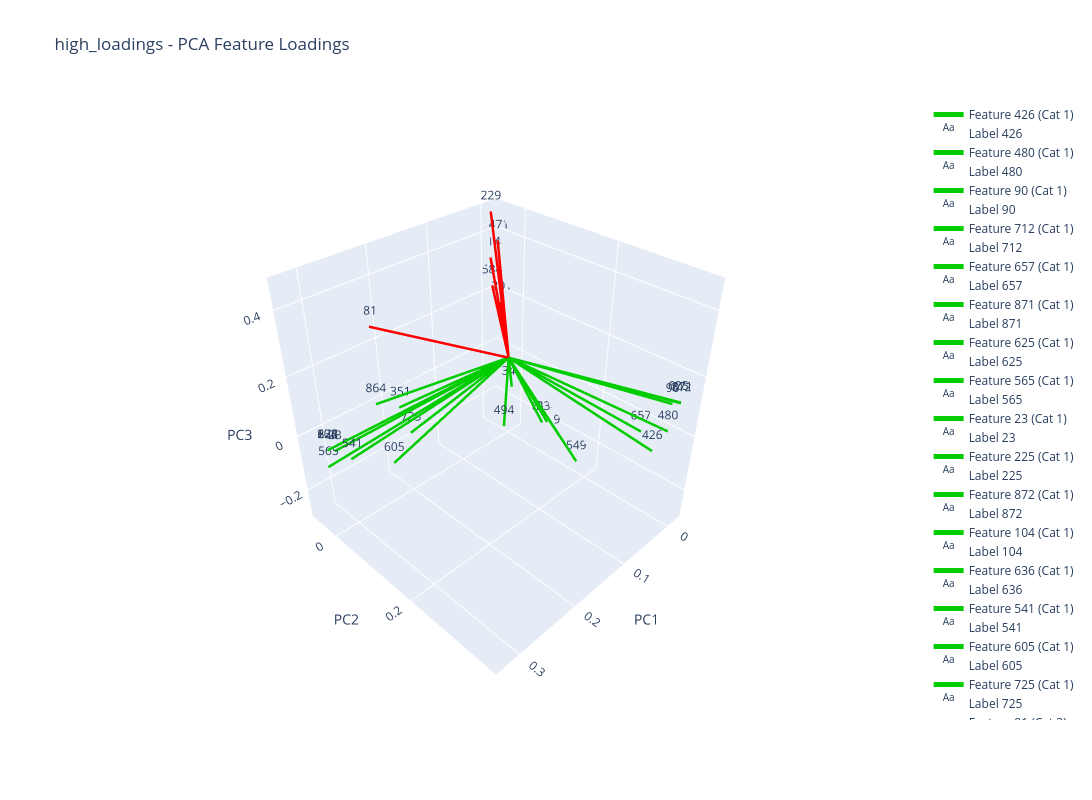

Notebook code cell kept with this figure:
### Markdown cell above
## 15.10 high_loadings 3D visualisation

### Code cell
# From the loadings dataframe:high_loadings
plot_pca_feature_loadings(high_loadings, results_high_loadings_Loadings['high_loadings_loadings_df'],
                                                analysis_results_high_loadings,"high_loadings", plot_3d=True)

### Figure 1 — Plotly figure (JSON) as saved in the notebook; plotly's stock layout.template omitted (floating-point values rounded to 4 significant figures)
{"data": [{"line": {"color": "#00CC00", "width": 5}, "mode": "lines", "name": "Feature 426 (Cat 1)", "type": "scatter3d", "x": [0, 0.002418], "y": [0, 0.3379], "z": [0, -0.06208]}, {"mode": "text", "name": "Label 426", "text": ["426"], "textposition": "top center", "type": "scatter3d", "x": [0.002418], "y": [0.3379], "z": [-0.06208]}, {"line": {"color": "#00CC00", "width": 5}, "mode": "lines", "name": "Feature 480 (Cat 1)", "type": "scatter3d", "x": [0, -0.007584], "y": [0, 0.3539], "z": [0, 0.01245]}, {"mode": "text", "name": "Label 480", "text": ["480"], "textposition": "top center", "type": "scatter3d", "x": [-0.007584], "y": [0.3539], "z": [0.01245]}, {"line": {"color": "#00CC00", "width": 5}, "mode": "lines", "name": "Feature 90 (Cat 1)", "type": "scatter3d", "x": [0, 0.005636], "y": [0, 0.3634], "z": [0, 0.1288]}, {"mode": "text", "name": "Label 90", "text": ["90"], "textposition": "top center", "type": "scatter3d", "x": [0.005636], "y": [0.3634], "z": [0.1288]}, {"line": {"color": "#00CC00", "width": 5}, "mode": "lines", "name": "Feature 712 (Cat 1)", "type": "scatter3d", "x": [0, 0.001479], "y": [0, 0.3747], "z": [0, 0.1365]}, {"mode": "text", "name": "Label 712", "text": ["712"], "textposition": "top center", "type": "scatter3d", "x": [0.001479], "y": [0.3747], "z": [0.1365]}, {"line": {"color": "#00CC00", "width": 5}, "mode": "lines", "name": "Feature 657 (Cat 1)", "type": "scatter3d", "x": [0, -0.01097], "y": [0, 0.3014], "z": [0, -0.04029]}, {"mode": "text", "name": "Label 657", "text": ["657"], "textposition": "top center", "type": "scatter3d", "x": [-0.01097], "y": [0.3014], "z": [-0.04029]}, {"line": {"color": "#00CC00", "width": 5}, "mode": "lines", "name": "Feature 871 (Cat 1)", "type": "scatter3d", "x": [0, 0.0008129], "y": [0, 0.3744], "z": [0, 0.1374]}, {"mode": "text", "name": "Label 871", "text": ["871"], "textposition": "top center", "type": "scatter3d", "x": [0.0008129], "y": [0.3744], "z": [0.1374]}, {"line": {"color": "#00CC00", "width": 5}, "mode": "lines", "name": "Feature 625 (Cat 1)", "type": "scatter3d", "x": [0, -0.0002862], "y": [0, 0.3686], "z": [0, 0.1339]}, {"mode": "text", "name": "Label 625", "text": ["625"], "textposition": "top center", "type": "scatter3d", "x": [-0.0002862], "y": [0.3686], "z": [0.1339]}, {"line": {"color": "#00CC00", "width": 5}, "mode": "lines", "name": "Feature 565 (Cat 1)", "type": "scatter3d", "x": [0, 0.3279], "y": [0, -0.0119], "z": [0, -0.06555]}, {"mode": "text", "name": "Label 565", "text": ["565"], "textposition": "top center", "type": "scatter3d", "x": [0.3279], "y": [-0.0119], "z": [-0.06555]}, {"line": {"color": "#00CC00", "width": 5}, "mode": "lines", "name": "Feature 23 (Cat 1)", "type": "scatter3d", "x": [0, 0.3103], "y": [0, -0.02234], "z": [0, -0.03976]}, {"mode": "text", "name": "Label 23", "text": ["23"], "textposition": "top center", "type": "scatter3d", "x": [0.3103], "y": [-0.02234], "z": [-0.03976]}, {"line": {"color": "#00CC00", "width": 5}, "mode": "lines", "name": "Feature 225 (Cat 1)", "type": "scatter3d", "x": [0, 0.3267], "y": [0, -0.007934], "z": [0, -0.002483]}, {"mode": "text", "name": "Label 225", "text": ["225"], "textposition": "top center", "type": "scatter3d", "x": [0.3267], "y": [-0.007934], "z": [-0.002483]}, {"line": {"color": "#00CC00", "width": 5}, "mode": "lines", "name": "Feature 872 (Cat 1)", "type": "scatter3d", "x": [0, 0.3267], "y": [0, -0.007934], "z": [0, -0.002483]}, {"mode": "text", "name": "Label 872", "text": ["872"], "textposition": "top center", "type": "scatter3d", "x": [0.3267], "y": [-0.007934], "z": [-0.002483]}, {"line": {"color": "#00CC00", "width": 5}, "mode": "lines", "name": "Feature 104 (Cat 1)", "type": "scatter3d", "x": [0, 0.3267], "y": [0, -0.007934], "z": [0, -0.002483]}, {"mode": "text", "name": "Label 104", "text": ["104"], "textposition": "top center", "type": "scatter3d", "x": [0.3267], "y": [-0.007934], "z": [-0.002483]}, {"line": {"color": "#00CC00", "width": 5}, "mode": "lines", "name": "Feature 636 (Cat 1)", "type": "scatter3d", "x": [0, 0.3267], "y": [0, -0.007934], "z": [0, -0.002483]}, {"mode": "text", "name": "Label 636", "text": ["636"], "textposition": "top center", "type": "scatter3d", "x": [0.3267], "y": [-0.007934], "z": [-0.002483]}, {"line": {"color": "#00CC00", "width": 5}, "mode": "lines", "name": "Feature 541 (Cat 1)", "type": "scatter3d", "x": [0, 0.3122], "y": [0, 0.02948], "z": [0, -0.01529]}, {"mode": "text", "name": "Label 541", "text": ["541"], "textposition": "top center", "type": "scatter3d", "x": [0.3122], "y": [0.02948], "z": [-0.01529]}, {"line": {"color": "#00CC00", "width": 5}, "mode": "lines", "name": "Feature 605 (Cat 1)", "type": "scatter3d", "x": [0, 0.2373], "y": [0, 0.01251], "z": [0, -0.139]}, {"mode": "text", "name": "Label 605", "text": ["605"], "textposition": "top center", "type": "scatter3d", "x": [0.2373], "y": [0.01251], "z": [-0.139]}, {"line": {"color": "#00CC00", "width": 5}, "mode": "lines", "name": "Feature 725 (Cat 1)", "type": "scatter3d", "x": [0, 0.1875], "y": [0, -0.01564], "z": [0, -0.1091]}, {"mode": "text", "name": "Label 725", "text": ["725"], "textposition": "top center", "type": "scatter3d", "x": [0.1875], "y": [-0.01564], "z": [-0.1091]}, {"line": {"color": "#FF0000", "width": 5}, "mode": "lines", "name": "Feature 81 (Cat 3)", "type": "scatter3d", "x": [0, 0.2225], "y": [0, -0.04548], "z": [0, 0.2729]}, {"mode": "text", "name": "Label 81", "text": ["81"], "textposition": "top center", "type": "scatter3d", "x": [0.2225], "y": [-0.04548], "z": [0.2729]}, {"line": {"color": "#00CC00", "width": 5}, "mode": "lines", "name": "Feature 864 (Cat 1)", "type": "scatter3d", "x": [0, 0.2336], "y": [0, -0.02967], "z": [0, 0.03545]}, {"mode": "text", "name": "Label 864", "text": ["864"], "textposition": "top center", "type": "scatter3d", "x": [0.2336], "y": [-0.02967], "z": [0.03545]}, {"line": {"color": "#00CC00", "width": 5}, "mode": "lines", "name": "Feature 494 (Cat 1)", "type": "scatter3d", "x": [0, 0.1894], "y": [0, 0.2189], "z": [0, 0.1314]}, {"mode": "text", "name": "Label 494", "text": ["494"], "textposition": "top center", "type": "scatter3d", "x": [0.1894], "y": [0.2189], "z": [0.1314]}, {"line": {"color": "#00CC00", "width": 5}, "mode": "lines", "name": "Feature 351 (Cat 1)", "type": "scatter3d", "x": [0, 0.1959], "y": [0, -0.02915], "z": [0, -0.01631]}, {"mode": "text", "name": "Label 351", "text": ["351"], "textposition": "top center", "type": "scatter3d", "x": [0.1959], "y": [-0.02915], "z": [-0.01631]}, {"line": {"color": "#00CC00", "width": 5}, "mode": "lines", "name": "Feature 549 (Cat 1)", "type": "scatter3d", "x": [0, -0.009792], "y": [0, 0.1705], "z": [0, -0.2823]}, {"mode": "text", "name": "Label 549", "text": ["549"], "textposition": "top center", "type": "scatter3d", "x": [-0.009792], "y": [0.1705], "z": [-0.2823]}, {"line": {"color": "#00CC00", "width": 5}, "mode": "lines", "name": "Feature 91 (Cat 1)", "type": "scatter3d", "x": [0, -0.01917], "y": [0, 0.1157], "z": [0, -0.2371]}, {"mode": "text", "name": "Label 91", "text": ["91"], "textposition": "top center", "type": "scatter3d", "x": [-0.01917], "y": [0.1157], "z": [-0.2371]}, {"line": {"color": "#00CC00", "width": 5}, "mode": "lines", "name": "Feature 334 (Cat 1)", "type": "scatter3d", "x": [0, -0.01671], "y": [0, 0.08592], "z": [0, -0.2048]}, {"mode": "text", "name": "Label 334", "text": ["334"], "textposition": "top center", "type": "scatter3d", "x": [-0.01671], "y": [0.08592], "z": [-0.2048]}, {"line": {"color": "#00CC00", "width": 5}, "mode": "lines", "name": "Feature 678 (Cat 1)", "type": "scatter3d", "x": [0, -0.01879], "y": [0, 0.07078], "z": [0, -0.2227]}, {"mode": "text", "name": "Label 678", "text": ["678"], "textposition": "top center", "type": "scatter3d", "x": [-0.01879], "y": [0.07078], "z": [-0.2227]}, {"line": {"color": "#FF0000", "width": 5}, "mode": "lines", "name": "Feature 229 (Cat 3)", "type": "scatter3d", "x": [0, -0.008719], "y": [0, -0.05793], "z": [0, 0.4664]}, {"mode": "text", "name": "Label 229", "text": ["229"], "textposition": "top center", "type": "scatter3d", "x": [-0.008719], "y": [-0.05793], "z": [0.4664]}, {"line": {"color": "#FF0000", "width": 5}, "mode": "lines", "name": "Feature 471 (Cat 3)", "type": "scatter3d", "x": [0, -0.01207], "y": [0, -0.04484], "z": [0, 0.3782]}, {"mode": "text", "name": "Label 471", "text": ["471"], "textposition": "top center", "type": "scatter3d", "x": [-0.01207], "y": [-0.04484], "z": [0.3782]}, {"line": {"color": "#FF0000", "width": 5}, "mode": "lines", "name": "Feature 214 (Cat 3)", "type": "scatter3d", "x": [0, -0.007572], "y": [0, -0.05746], "z": [0, 0.3179]}, {"mode": "text", "name": "Label 214", "text": ["214"], "textposition": "top center", "type": "scatter3d", "x": [-0.007572], "y": [-0.05746], "z": [0.3179]}, {"line": {"color": "#FF0000", "width": 5}, "mode": "lines", "name": "Feature 201 (Cat 3)", "type": "scatter3d", "x": [0, -0.01279], "y": [0, -0.03764], "z": [0, 0.1711]}, {"mode": "text", "name": "Label 201", "text": ["201"], "textposition": "top center", "type": "scatter3d", "x": [-0.01279], "y": [-0.03764], "z": [0.1711]}, {"line": {"color": "#FF0000", "width": 5}, "mode": "lines", "name": "Feature 584 (Cat 3)", "type": "scatter3d", "x": [0, -0.002836], "y": [0, -0.04733], "z": [0, 0.2314]}, {"mode": "text", "name": "Label 584", "text": ["584"], "textposition": "top center", "type": "scatter3d", "x": [-0.002836], "y": [-0.04733], "z": [0.2314]}, {"line": {"color": "#00CC00", "width": 5}, "mode": "lines", "name": "Feature 342 (Cat 1)", "type": "scatter3d", "x": [0, -0.01688], "y": [0, -0.01051], "z": [0, -0.1408]}, {"mode": "text", "name": "Label 342", "text": ["342"], "textposition": "top center", "type": "scatter3d", "x": [-0.01688], "y": [-0.01051], "z": [-0.1408]}], "layout": {"height": 800, "scene": {"aspectmode": "cube", "camera": {"center": {"x": 0, "y": 0, "z": 0}, "eye": {"x": 1.5, "y": 1.5, "z": 1.5}, "up": {"x": 0, "y": 0, "z": 1}}, "xaxis": {"title": {"text": "PC1"}}, "yaxis": {"title": {"text": "PC2"}}, "zaxis": {"title": {"text": "PC3"}}}, "showlegend": true, "title": {"text": "high_loadings - PCA Feature Loadings"}, "width": 1200}}
